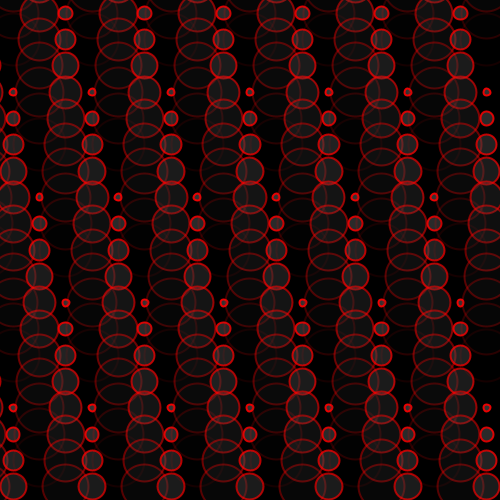
Frame 1 (no input)
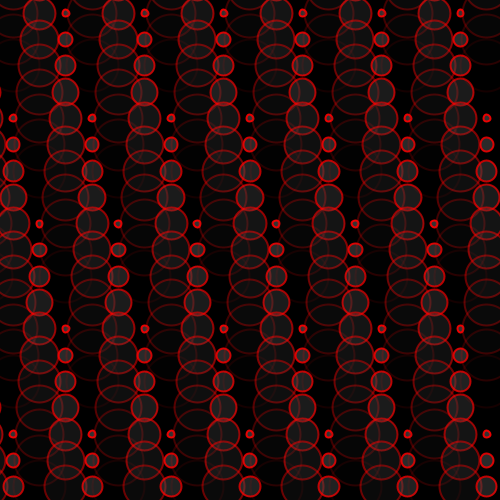
Frame 60 (the mouse pressed at the canvas centre just before this capture)
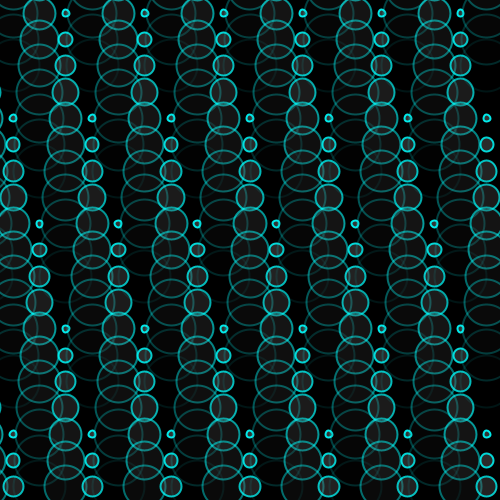
Frame 120 (the mouse held since frame 60 and released just before this capture)

The Processing sketch that drew these frames (run headless with seeded random() and noise(); from frame 60 on, the mouse is pressed at the canvas centre):

// Processing sketch: processing_152089
// ── processing_152089.pde

/*
 * Creative Coding
 * Week 2, 06 - Moving Patterns 2
 * by Indae Hwang and Jon McCormack
 * Copyright (c) 2014 Monash University
 *
 * Similar to the previous sketch, this sketch draws a grid of oscillating circles. Each circle has a "lifetime"
 * over which it grows and changes intensity and opacity. At the end of each lifetime the circle begins again.
 * Pressing the left and right arrow keys changes the lifetime of all the circles globally.
 * 
 */

// variable used to store the current frame rate value
int frame_rate_value;

void setup() {

  // make the display window the full size of the screen
  size(500,500);//displayWidth, displayHeight);

  frame_rate_value = 12;
  rectMode(CENTER);
  colorMode(HSB);
  background(0);
}


void mouseMoved() { 
  frame_rate_value = (int)map(mouseX,0,width,2,120);
} 

void draw() {
  
  background(0);

  int num = 20;
  int margin = 0;
  float gutter = 0; //distance between each cell
  float cellsize = ( width - (2 * margin) - gutter * (num - 1) ) / (num - 1);

  int circleNumber = 0; // counter
  for (int i=0; i<num; i++) {
    for (int j=0; j<num; j++) {
      circleNumber = (i * num) + j; // different way to calculate the circle number from w2_04

      float tx = margin + cellsize * i + gutter * i;
      float ty = margin + cellsize * j + gutter * j;

      movingCircle(tx, ty, cellsize, circleNumber);
    }
  }
} //end of draw 


void movingCircle(float x, float y, float size, int offset) {

  float circlePeriod = (float)frame_rate_value;
  float circleAge = (float)((frameCount + offset) % (int)circlePeriod) / circlePeriod;

  float circleSize = size * 2.0 * sin(circleAge * HALF_PI);

  strokeWeight(2);
  stroke(color(map(mouseY,0,height,0,255),255,255), lerp(255, 0, circleAge));
  fill(lerp(128, 0, circleAge), lerp(120, 0, circleAge));
  ellipse(x-size/2, y-size/2, circleSize, circleSize);
}


/*
 * keyReleased function
 *
 * called automatically by Processing when a keyboard key is released
 */
void keyReleased() {

  // right arrow -- increase frame_rate_value
  if (keyCode == RIGHT && frame_rate_value < 120) {
    frame_rate_value++;
  }

  // left arrow -- decrease frame_rate_value
  if ( keyCode == LEFT && frame_rate_value > 2) {
    frame_rate_value--;
  }

  // print the current value on the screen
  println("Current frame Rate is: " + frame_rate_value);
}
